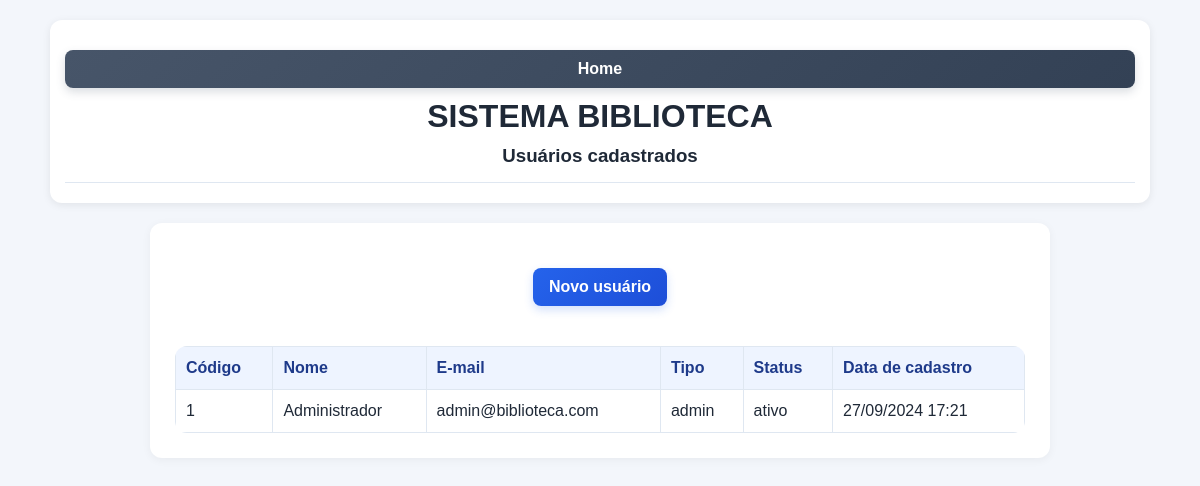
/usuarios/listar.php (signed in), run on the app's committed database.
### tables this page shows
CREATE TABLE `usuarios` (
    `CodUsuario` int(11) NOT NULL,
    `Nome` varchar(255) NOT NULL,
    `Email` varchar(255) NOT NULL,
    `Senha` varchar(255) NOT NULL,
    `Tipo` enum('admin','bibliotecario','usuario') NOT NULL DEFAULT 'usuario',
    `Status` enum('ativo','inativo') NOT NULL DEFAULT 'ativo',
    `DataCadastro` datetime NOT NULL DEFAULT current_timestamp()
  );

### usuarios/listar.php (the view, shortened to what this page needs)
<?php
include __DIR__ . '/../db.php';
$sql = 'SELECT CodUsuario, Nome, Email, Tipo, Status, DataCadastro FROM usuarios ORDER BY Nome ASC';
$result = $conn->query($sql);
?>
<!DOCTYPE html>
<html lang="pt-BR">
<head>
    <link rel="stylesheet" href="../style.css">
</head>
<body>
    <header>
        <a href="../index.php" class="button secondary" title="Voltar ao início">Home</a>
        <h1 class="text-center">SISTEMA BIBLIOTECA</h1>
        <h3 class="text-center">Usuários cadastrados</h3>
        <hr>
    </header>
    <main class="container">
        <p><a href="form.php" class="button">Novo usuário</a></p>
        <?php if ($result && $result->num_rows > 0): ?>
            <table>
                <thead>
                    <tr>
                        <th>Código</th>
                        <th>Nome</th>
                        <th>E-mail</th>
                        <th>Tipo</th>
                        <th>Status</th>
                        <th>Data de cadastro</th>
                    </tr>
                </thead>
                <tbody>
                    <?php while ($usuario = $result->fetch_assoc()): ?>
                        <tr>
                            <td><?php echo htmlspecialchars($usuario['CodUsuario']); ?></td>
                            <td><?php echo htmlspecialchars($usuario['Nome']); ?></td>
                            <td><?php echo htmlspecialchars($usuario['Email']); ?></td>
                            <td><?php echo htmlspecialchars($usuario['Tipo']); ?></td>
                            <td><?php echo htmlspecialchars($usuario['Status']); ?></td>
                            <td><?php echo htmlspecialchars(date('d/m/Y H:i', strtotime($usuario['DataCadastro']))); ?></td>
                        </tr>
                    <?php endwhile; ?>
                </tbody>
            </table>
        <?php else: ?>
            <p>Nenhum usuário encontrado.</p>
        <?php endif; ?>
    </main>
</body>
</html>

### style.css (style rules this page uses)
* { box-sizing: border-box; }
body { font-family: Arial, sans-serif; background: #f3f6fb; color: #1f2937; margin: 0; padding: 20px; }
header { background: #ffffff; border-radius: 12px; padding: 20px 15px; margin: 0 auto 20px; max-width: 1100px; box-shadow: 0 2px 8px rgba(0, 0, 0, 0.08); }
h1, h2, h3 { color: #1f2937; margin: 10px 0; }
hr { border: 0; border-top: 1px solid #dfe7f1; margin: 15px 0 0; }
main { max-width: 1100px; margin: 0 auto; }
.container { display: flex; flex-direction: column; align-items: center; margin: 20px auto; max-width: 900px; background: #fff; border-radius: 12px; box-shadow: 0 2px 10px rgba(0, 0, 0, 0.05); padding: 25px; }
button, .button { display: inline-block; padding: 10px 16px; border: none; border-radius: 8px; background: linear-gradient(135deg, #2563eb, #1d4ed8); color: #fff; text-decoration: none; font-weight: 600; cursor: pointer; transition: transform 0.2s ease, box-shadow 0.2s ease, opacity 0.2s ease; box-shadow: 0 4px 10px rgba(37, 99, 235, 0.2); }
.button { display: block; margin: 10px 0; text-align: center; }
.button.secondary { background: linear-gradient(135deg, #475569, #334155); box-shadow: 0 4px 10px rgba(71, 85, 105, 0.2); }
.text-center { text-align: center; }
table { width: 100%; border-collapse: collapse; margin-top: 20px; background: #fff; border-radius: 12px; overflow: hidden; }
th, td { border: 1px solid #dfe7f1; padding: 12px 10px; text-align: left; vertical-align: top; }
th { background: #eef4ff; color: #1e3a8a; }
p { margin: 10px 0; }

### data on the page
usuarios: CodUsuario "1", Nome "Administrador", Email "admin@biblioteca.com", Tipo "admin", Status "ativo", DataCadastro "27/09/2024 17:21"
